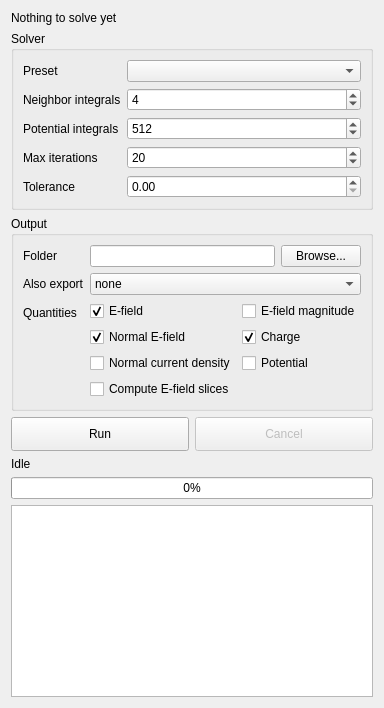
       <widget class="QWidget" name="solveTab">
        <attribute name="title">
         <string>Solve</string>
        </attribute>
        <layout class="QVBoxLayout" name="solveLayout">
         <item>
          <widget class="QLabel" name="solveSummary">
           <property name="text">
            <string>Nothing to solve yet</string>
           </property>
           <property name="wordWrap">
            <bool>true</bool>
           </property>
          </widget>
         </item>
         <item>
          <widget class="QGroupBox" name="solverGroup">
           <property name="title">
            <string>Solver</string>
           </property>
           <layout class="QFormLayout" name="solverLayout">
            <item row="0" column="0">
             <widget class="QLabel" name="presetLabel">
              <property name="text">
               <string>Preset</string>
              </property>
             </widget>
            </item>
            <item row="0" column="1">
             <widget class="QComboBox" name="presetCombo">
              <property name="toolTip">
               <string>Fills in the solver settings below, Custom once one is changed</string>
              </property>
             </widget>
            </item>
            <item row="1" column="0">
             <widget class="QLabel" name="numNeighborsLabel">
              <property name="text">
               <string>Neighbor integrals</string>
              </property>
             </widget>
            </item>
            <item row="1" column="1">
             <widget class="QSpinBox" name="numNeighbors">
              <property name="toolTip">
               <string>Nearest facets integrated exactly for the E-field</string>
              </property>
              <property name="minimum">
               <number>1</number>
              </property>
              <property name="maximum">
               <number>10000</number>
              </property>
              <property name="value">
               <number>4</number>
              </property>
             </widget>
            </item>
            <item row="2" column="0">
             <widget class="QLabel" name="numNeighborsPLabel">
              <property name="text">
               <string>Potential integrals</string>
              </property>
             </widget>
            </item>
            <item row="2" column="1">
             <widget class="QSpinBox" name="numNeighborsP">
              <property name="toolTip">
               <string>Nearest facets integrated exactly for the potential on electrodes</string>
              </property>
              <property name="minimum">
               <number>1</number>
              </property>
              <property name="maximum">
               <number>10000</number>
              </property>
              <property name="value">
               <number>512</number>
              </property>
             </widget>
            </item>
            <item row="3" column="0">
             <widget class="QLabel" name="iterationsLabel">
              <property name="text">
               <string>Max iterations</string>
              </property>
             </widget>
            </item>
            <item row="3" column="1">
             <widget class="QSpinBox" name="iterations">
              <property name="minimum">
               <number>1</number>
              </property>
              <property name="maximum">
               <number>10000</number>
              </property>
              <property name="value">
               <number>20</number>
              </property>
             </widget>
            </item>
            <item row="4" column="0">
             <widget class="QLabel" name="relresLabel">
              <property name="text">
               <string>Tolerance</string>
              </property>
             </widget>
            </item>
            <item row="4" column="1">
             <widget class="SciSpinBox" name="relres">
              <property name="toolTip">
               <string>Stop when the relative residual is below this</string>
              </property>
              <property name="minimum">
               <double>0.000000000001000</double>
              </property>
              <property name="maximum">
               <double>1.000000000000000</double>
              </property>
              <property name="value">
               <double>0.000100000000000</double>
              </property>
             </widget>
            </item>
           </layout>
          </widget>
         </item>
         <item>
          <widget class="QGroupBox" name="outputGroup">
           <property name="title">
            <string>Output</string>
           </property>
           <layout class="QFormLayout" name="outputLayout">
            <item row="0" column="0">
             <widget class="QLabel" name="outputDirLabel">
              <property name="text">
               <string>Folder</string>
              </property>
             </widget>
            </item>
            <item row="0" column="1">
             <layout class="QHBoxLayout" name="outputDirLayout">
              <item>
               <widget class="QLineEdit" name="outputDir"/>
              </item>
              <item>
               <widget class="QPushButton" name="browseOutputButton">
                <property name="text">
                 <string>Browse...</string>
                </property>
               </widget>
              </item>
             </layout>
            </item>
            <item row="1" column="0">
             <widget class="QLabel" name="exportFormatLabel">
              <property name="text">
               <string>Also export</string>
              </property>
             </widget>
            </item>
            <item row="1" column="1">
             <widget class="QComboBox" name="exportFormat">
              <item>
               <property name="text">
                <string>none</string>
               </property>
              </item>
              <item>
               <property name="text">
                <string>mat</string>
               </property>
              </item>
              <item>
               <property name="text">
                <string>npz</string>
               </property>
              </item>
              <item>
               <property name="text">
                <string>csv</string>
               </property>
              </item>
              <item>
               <property name="text">
                <string>pkl</string>
               </property>
              </item>
             </widget>
            </item>
            <item row="2" column="0">
             <widget class="QLabel" name="exportFieldsLabel">
              <property name="text">
               <string>Quantities</string>
              </property>
             </widget>
            </item>
            <item row="2" column="1">
             <layout class="QGridLayout" name="exportFieldsLayout">
              <item row="0" column="0">
               <widget class="QCheckBox" name="saveE">
                <property name="toolTip">
                 <string>Saved as E.&lt;format&gt;</string>
                </property>
                <property name="text">
                 <string>E-field</string>
                </property>
                <property name="checked">
                 <bool>true</bool>
                </property>
               </widget>
              </item>
              <item row="0" column="1">
               <widget class="QCheckBox" name="saveEmag">
                <property name="toolTip">
                 <string>Saved as Emag.&lt;format&gt;</string>
                </property>
                <property name="text">
                 <string>E-field magnitude</string>
                </property>
               </widget>
              </item>
              <item row="1" column="0">
               <widget class="QCheckBox" name="saveEn">
                <property name="toolTip">
                 <string>Saved as En.&lt;format&gt;</string>
                </property>
                <property name="text">
                 <string>Normal E-field</string>
                </property>
                <property name="checked">
                 <bool>true</bool>
                </property>
               </widget>
              </item>
              <item row="1" column="1">
               <widget class="QCheckBox" name="saveC">
                <property name="toolTip">
                 <string>Surface charge density divided by eps0 (V/m), saved as c.&lt;format&gt;</string>
                </property>
                <property name="text">
                 <string>Charge</string>
                </property>
                <property name="checked">
                 <bool>true</bool>
                </property>
               </widget>
              </item>
              <item row="2" column="0">
               <widget class="QCheckBox" name="saveJn">
                <property name="toolTip">
                 <string>Saved as Jn.&lt;format&gt;</string>
                </property>
                <property name="text">
                 <string>Normal current density</string>
                </property>
               </widget>
              </item>
              <item row="2" column="1">
               <widget class="QCheckBox" name="savePot">
                <property name="toolTip">
                 <string>Saved as Pot.&lt;format&gt;</string>
                </property>
                <property name="text">
                 <string>Potential</string>
                </property>
               </widget>
              </item>
             </layout>
            </item>
            <item row="3" column="1">
             <widget class="QCheckBox" name="computeSlices">
              <property name="toolTip">
               <string>E-field on the slice planes, shown in the Slices tab</string>
              </property>
              <property name="text">
               <string>Compute E-field slices</string>
              </property>
             </widget>
            </item>
           </layout>
          </widget>
         </item>
         <item>
          <layout class="QHBoxLayout" name="runLayout">
           <item>
            <widget class="QPushButton" name="runButton">
             <property name="minimumSize">
              <size>
               <width>0</width>
               <height>34</height>
              </size>
             </property>
             <property name="text">
              <string>Run</string>
             </property>
            </widget>
           </item>
           <item>
            <widget class="QPushButton" name="cancelButton">
             <property name="enabled">
              <bool>false</bool>
             </property>
             <property name="minimumSize">
              <size>
               <width>0</width>
               <height>34</height>
              </size>
             </property>
             <property name="text">
              <string>Cancel</string>
             </property>
            </widget>
           </item>
          </layout>
         </item>
         <item>
          <widget class="QLabel" name="stageLabel">
           <property name="text">
            <string>Idle</string>
           </property>
          </widget>
         </item>
         <item>
          <widget class="QProgressBar" name="progressBar">
           <property name="value">
            <number>0</number>
           </property>
          </widget>
         </item>
         <item>
          <widget class="QPlainTextEdit" name="logView">
           <property name="readOnly">
            <bool>true</bool>
           </property>
           <property name="lineWrapMode">
            <enum>QPlainTextEdit::LineWrapMode::NoWrap</enum>
           </property>
          </widget>
         </item>
        </layout>
       </widget>
